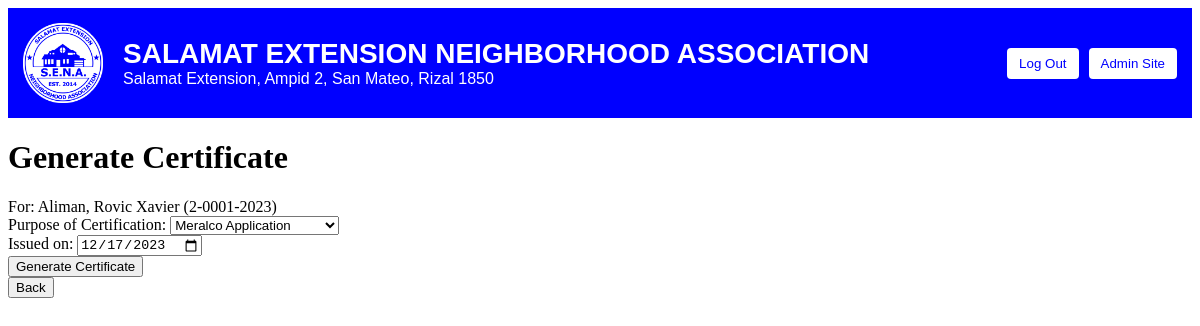
The page /masterlist/2-0001-2023/generate (signed in) on the database as committed earlier.
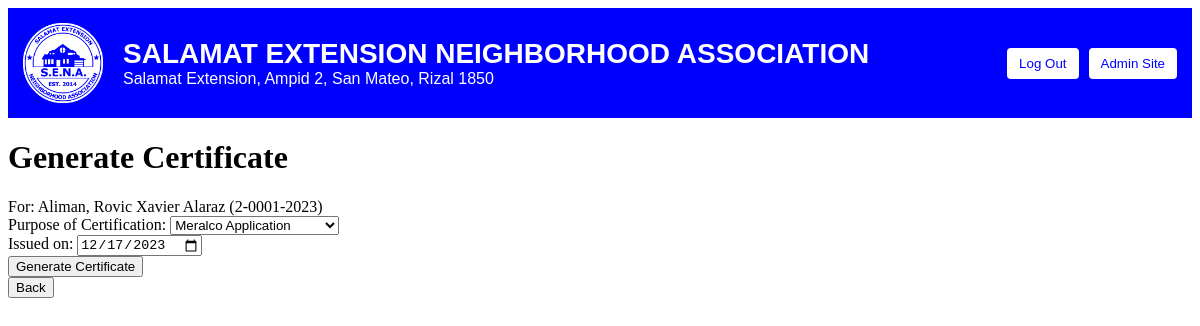
The same page on the database as committed later.
### masterlist/models.py (models this page shows, shortened)
class Person(models.Model):
	person_id = models.CharField(max_length=11, primary_key=True) # e.g. 1-0001-2023 (First Street, Entry #1, Registered on 2023)
	person_surname = models.CharField(max_length=30)
	person_firstname = models.CharField(max_length=100)
	person_middlename = models.CharField(max_length=30, null=True)
	person_extension = models.CharField(max_length=5, null=True)
	person_street_no = models.IntegerField() # 1,2,3 or 4
	person_house_no = models.CharField(max_length=5, null=True)
	person_status = models.CharField(max_length=20) # Resident, Pending, Member

### masterlist/views.py (the view)
# urls.py: path('<person_id>/generate', views.generate_certificate_page, name='generate'),
@login_required(login_url='login')
def generate_certificate_page(request, person_id):
	person = get_object_or_404(Person, pk=person_id)
	return render(request, 'masterlist/generate_certificate.html', {'person': person})

### templates/masterlist/generate_certificate.html (shortened to what this page needs)
{% extends "base.html" %}
{% block content %}
<h1>Generate Certificate</h1>
For: {{ person.person_surname }},
	{{ person.person_firstname }}
	{% if person.person_middlename %}{{ person.person_middlename }}{% endif %}
	({{ person.person_id }})
<br>
<form target="_blank" action="{% url 'submit_certificate' person.person_id %}" method="post">
	<label for="purpose">Purpose of Certification:</label>
	<select id="purpose" name="purpose" onclick="checkIfOthers();">
		<option value="meralco">Meralco Application</option>
	</select>
	<br>
	<label for="issuedate">Issued on:</label>
	<input type="date" id="issuedate" name="issuedate">
	<br>
	<input type="submit" value="Generate Certificate">
</form>
<a href="{% url 'details' person.person_id %}"><button>Back</button></a>
{% endblock %}

Rows that differ between the two databases and show on the page:
changed Person "Aliman": person_middlename (not shown) → "Alaraz"
